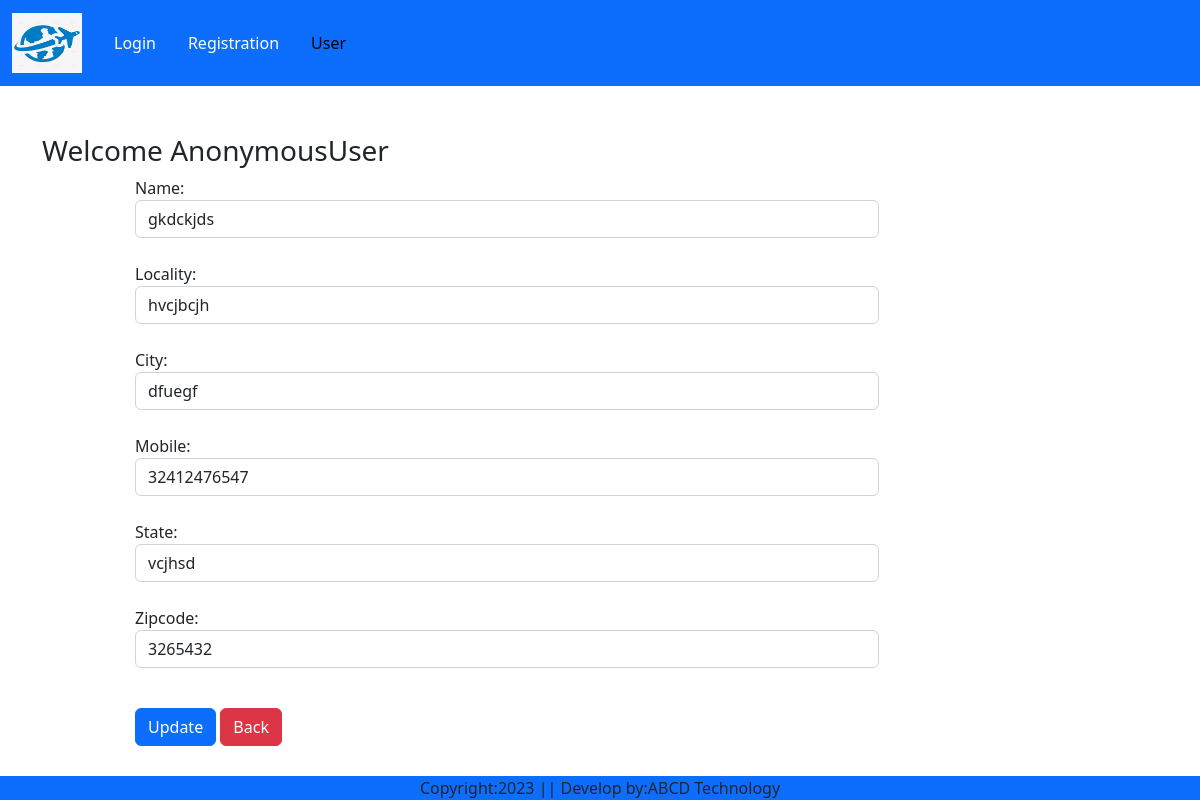
The page /updateAddress/2 on the database its author committed.
### travelapp/models.py (models this page shows, shortened)
class Customer(models.Model):
    user= models.ForeignKey(User,on_delete=models.CASCADE)
    name=models.CharField(max_length=200)
    locality=models.CharField(max_length=200)
    city=models.CharField(max_length=100)
    mobile=models.IntegerField(default=0)
    zipcode=models.IntegerField()
    state=models.CharField(max_length=100)

### travelapp/views.py (the view, shortened to what this page needs)
# urls.py: path('updateAddress/<int:pk>',views.updateAddress.as_view(),name='updateAddress'),
class updateAddress(View):
    def get(self,request,pk):
        add=Customer.objects.get(pk=pk)
        form=CustomerProfileForm(instance=add)
        return render(request,'updateAddress.html',locals())

### travelapp/forms.py
class CustomerProfileForm(forms.ModelForm):
    class Meta:
        model = Customer
        fields=['name','locality','city','mobile','state','zipcode']
        widgets={
            'name': forms.TextInput(attrs={'class':'form-control'}),
            'locality': forms.TextInput(attrs={'class':'form-control'}),
            'city': forms.TextInput(attrs={'class':'form-control'}),
            'mobile': forms.NumberInput(attrs={'class':'form-control'}),
            'state': forms.TextInput(attrs={'class':'form-control'}),
            'zipcode': forms.NumberInput(attrs={'class':'form-control'}),
}

### travelapp/templates/updateAddress.html (shortened to what this page needs)
{% extends 'base.html' %}
{% load static %}
{% block main-content %}
<div class="container my-5">
    <div class="row">
        <h3>Welcome <span class="text-capitalize">{{request.user}}</span> </h3>
    </div>
    <div class="col-sm-8 offset-sm-1">
        <form action="" method="post">
            {% for fm in form %}
                {{fm.label_tag}} {{fm}} <small class="text-danger">{{fm.errors|striptags}}</small><br>
            {% endfor %}
            <div class="col-12 mt-3">
                <button type="submit" class="btn btn-primary">Update</button>
                <a href="{% url 'address' %}" type="button" class="btn btn-danger">Back</a>
            </div>
        </form>
    </div>
</div>
{% endblock main-content %}

### rows shown on the page
Customer: form "gkdckjds" "hvcjbcjh" "dfuegf" "32412476547" "vcjhsd" "3265432"

### other values the page prints
{{ request.user }} "AnonymousUser"
{{ fm.label_tag }} "Name:" "Locality:" "City:" "Mobile:" "State:" "Zipcode:"
